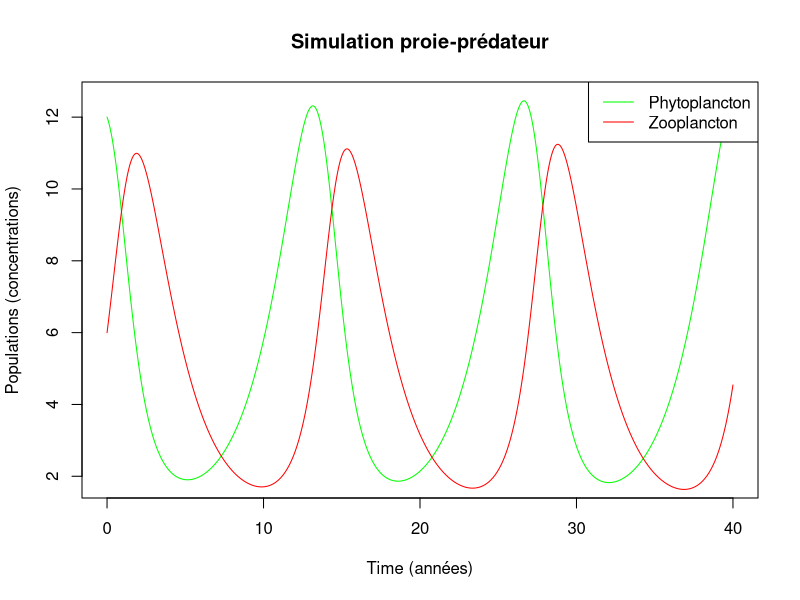
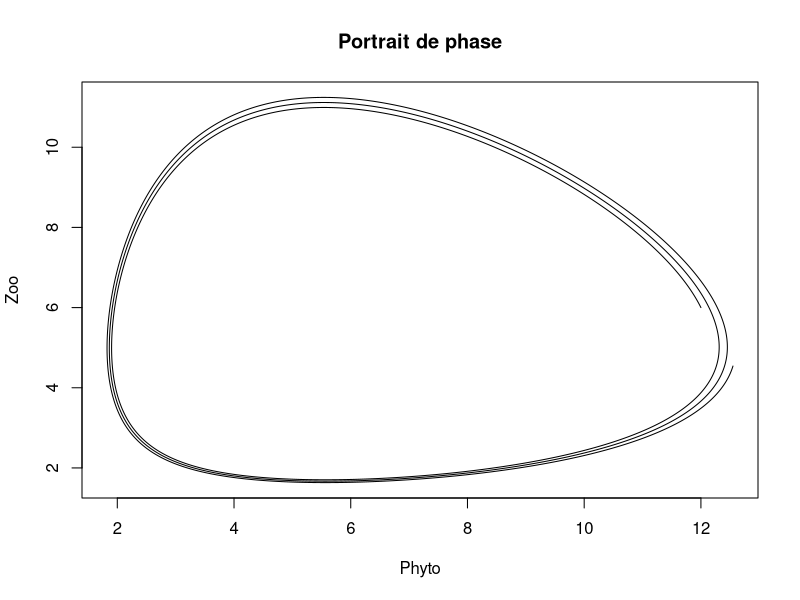
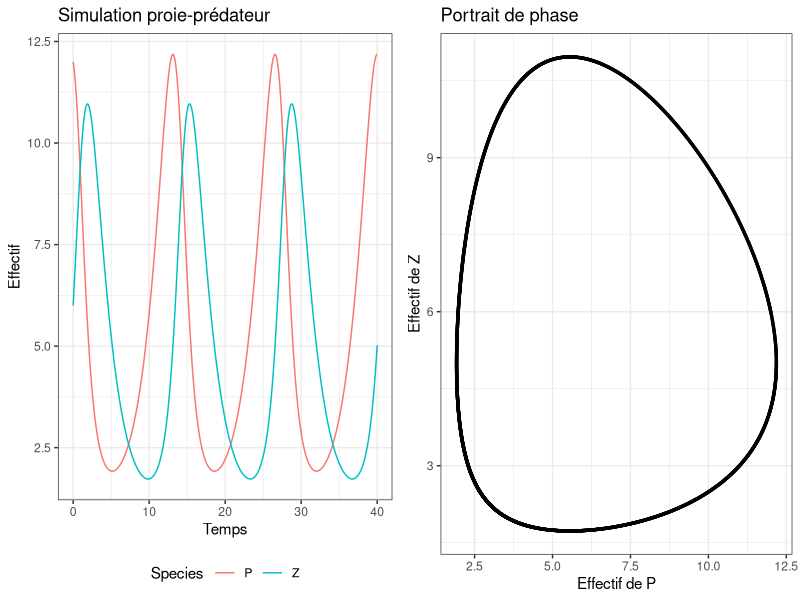
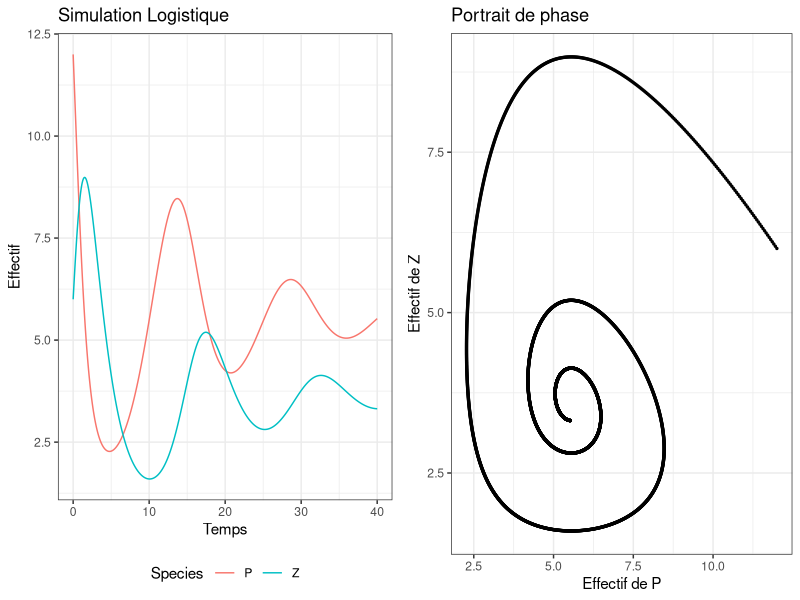
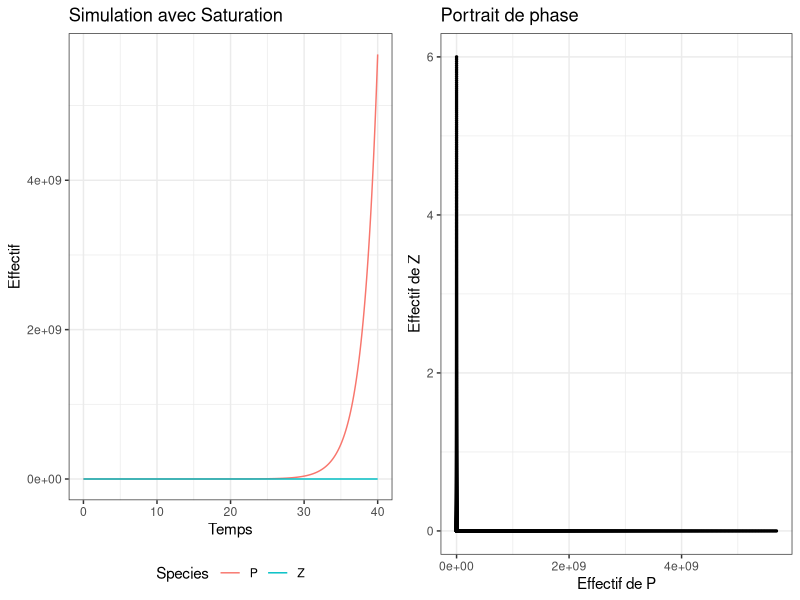
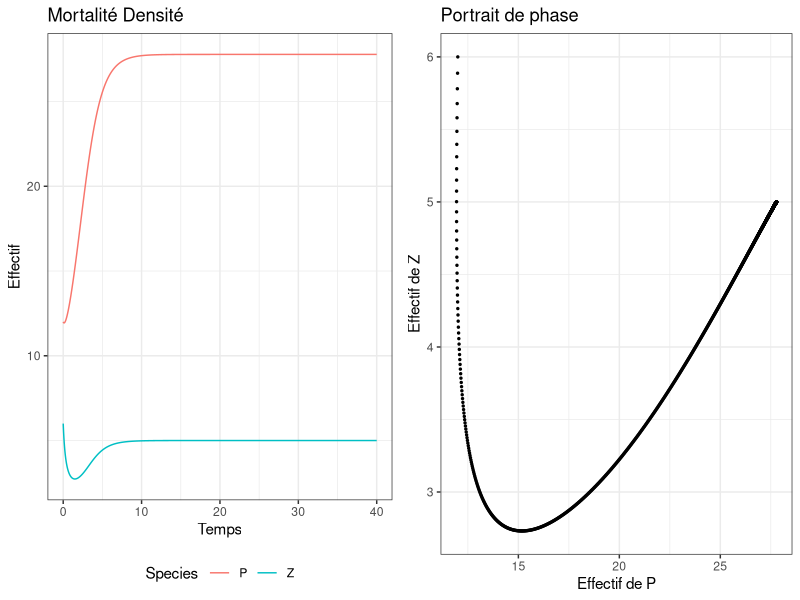
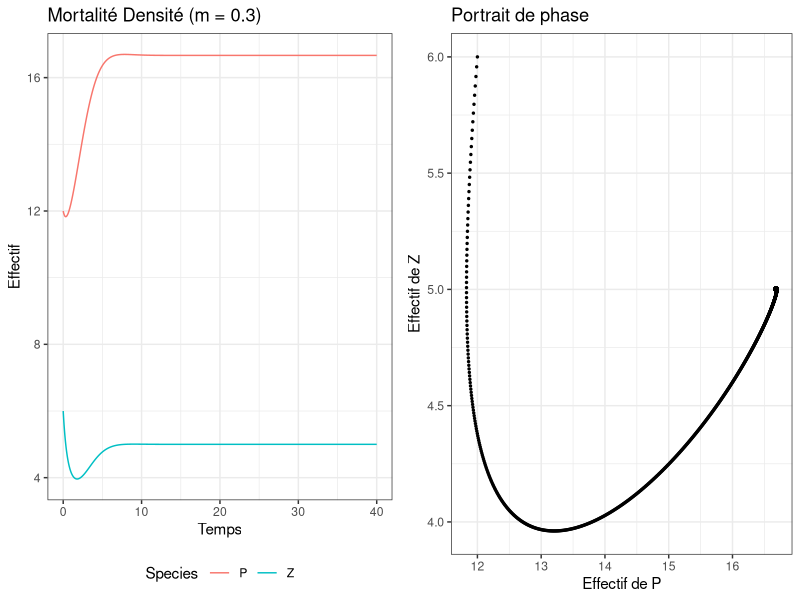

Source code (R) for these figures, in order:
## ---- chunk 1
# Defining the model parameters
r <- 0.5  # growth rate of the phytoplankton (d-1)
a <- 0.1  # predation rate of the zooplankton feeding on phytoplankton (d-1m3gC-1)
e <- 0.9  # efficiency of the predation (unitless)
m <- 0.5  # mortality rate of zooplankton (d-1)

# Declaring the model time steps

t0 <- 0   #initial time
dt <- 0.01 # time step
tf <- 40  #final time
times <- seq(from=t0, to=tf, by=dt) # time vector
n <- length(times) # size of the time vector: we will use C later

paste("Length of times:", n)

# Declaring the vector for the concentrations of phyto and zoo
mespop <- matrix(0, nrow = 2, ncol = n)

# Declaring the initial values for the phyto and the zoo
mespop[1,1] <- 12  # Initial density of phytoplankton (gC/m3)
mespop[2,1] <- 6   # Initial density of zooplankton (gC/m3)
## ---- chunk 2
for (i in 2:n) {
  P_prev <- mespop[1, i-1]
  Z_prev <- mespop[2, i-1]
  # Populating phytoplankton. P(t) = P(t-1) + dt * dP/dt
  mespop[1, i] = P_prev + dt * (P_prev * r - a * P_prev * Z_prev)
  # Populating zooplankton. Z(t) = Z(t-1) + dt * dZ/dt
  mespop[2, i] = Z_prev + dt * (e * a * P_prev * Z_prev - m * Z_prev)
}
## ---- chunk 3
plot(x = times, y = mespop[1,], type = "l", col = "green", 
     xlab = "Time (années)", ylab = "Populations (concentrations)", main = "Simulation proie-prédateur")
lines(x = times, y = mespop[2,], col = "red")
legend("topright", c("Phytoplancton", "Zooplancton"), lty = 1, col=c("green", "red"))
## ---- chunk 4
plot(x = mespop[1,], y = mespop[2,], type = "l", col = "black", 
     xlab = "Phyto", ylab = "Zoo", main = "Portrait de phase")
## ---- chunk 5
suppressPackageStartupMessages({
  library(deSolve)
  library(ggpubr)
  library(tidyr)
})

parms <- c("r" = r, "a" = a, "e" = e, "m" = m)

PZmod <- function(t, x, parms) {
  with(as.list(c(parms, x)), {
    dP <- r*P - a*P*Z
    dZ <- e*a*P*Z - m*Z
    res <- c(dP, dZ)
    list(res)
  })
}

xstart <- c(P = 12, Z = 6)

out <- lsoda(xstart, times, PZmod, parms)

#' Returns side-by-side proie-prédateur simulation and phase portrait for an lsoda result.
#' @param lsoda_out matrix, lsoda output
#' @param title string, the title for the simulation half of the plot
#' @returns plot
lsoda_plot <- function(lsoda_out, title) {
  
  lsoda_plottable <- lsoda_out |> 
    data.frame() |> 
    pivot_longer(
      P:Z, 
      names_to = "species", 
      values_to = "effectif"
    )
  
  # Plot 1: Simulation prey-predator as a function of time
  sim <- ggplot(lsoda_plottable, aes( x = time, y = effectif, col = species)) +
    geom_line() + 
    labs(x = "Temps", y = "Effectif", col = "Species", title = title) +  
    theme_bw() + 
    theme(legend.position = "bottom") 
  
  # Plot 2: Phase portrait
  phase <- ggplot(lsoda_out, aes(x=P, y=Z)) +
    geom_point(cex=0.5) +
    labs(x = "Effectif de P", y = "Effectif de Z", title = "Portrait de phase") + 
    theme_bw()
  
  ggpubr::ggarrange(sim, phase, ncol=2)
}

lsoda_plot(out, "Simulation proie-prédateur")
## ---- chunk 6
parms_log <- c("r" = 0.5, "k"=20, "a" = .1, "e" = .9, "m" = .5)

PZmod_logistique <- function(t, x, parms) {
  with(as.list(c(parms, x)), {
    # Croissance logistic rP(1-P/k), ou k = capacité limité
    dP <- r*P*(1 - P/k) - a*Z*P
    dZ <- e*a*P*Z - m*Z
    res <- c(dP, dZ)
    list(res)
  })
}

out_log <- lsoda(xstart, times, PZmod_logistique, parms_log)

lsoda_plot(out_log, "Simulation Logistique")
## ---- chunk 7
parms_satpop <- c("r" = 0.5, "k"=20, "a" = .1, "e" = .9, "m" = .5)

PZmod_satpop <- function(t, x, parms) {
  with(as.list(c(parms, x)), {
    # type 2 response P/(k + P)
    dP <- r*P - e*a*(P/(k + P))*Z
    dZ <- e*a*(P/(k + P))*Z - m*Z
    res <- c(dP, dZ)
    list(res)
  })
}

out_satpop <- lsoda(xstart, times, PZmod_satpop, parms_satpop)

lsoda_plot(out_satpop, "Simulation avec Saturation")
## ---- chunk 8
parms_mordens <- c("r" = 0.5, "c" = 0.5, "a" = .1, "e" = .9, "m" = .5)

PZmod_mordens <- function(t, x, parms) {
  with(as.list(c(parms, x)), {
    dP <- r*P - a*P*Z
    # Altered mortality, replacement with m(Z^2)
    dZ <- e*a*P*Z - m*(Z**2)
    res <- c(dP, dZ)
    list(res)
  })
}

out_mordens <- lsoda(xstart, times, PZmod_mordens, parms)

lsoda_plot(out_mordens, "Mortalité Densité")
## ---- chunk 9
parms_mordens_m3 <- c("r" = 0.5, "a" = .1, "e" = .9, "m" = .3)

out_log <- lsoda(xstart, times, PZmod_mordens, parms_mordens_m3)

lsoda_plot(out_log, "Mortalité Densité (m = 0.3)")
## ---- chunk 10
#' Returns proie-prédateur simulation and phase portraits for an lsoda result for P, Z, and Fi.
#' @param lsoda_out matrix, lsoda output
#' @param title string, the title for the simulation plot
#' @returns list of plots
lsoda_plot_pzf <- function(lsoda_out, title) {
  
  lsoda_plottable <- lsoda_out |> 
    data.frame() |> 
    pivot_longer(
      P:Fi, # change to select from P to Fi rather than P to Z
      names_to = "species", 
      values_to = "effectif"
    )
  
  # Plot 1: Simulation prey-predator as a function of time
  # No change !
  simulation <- ggplot(lsoda_plottable, 
                aes(
                  x = time, 
                  y = effectif, 
                  col = species) 
                ) +
    geom_line() + 
    labs(x = "Temps", y = "Effectif", col = "Species", 
         title = title) +  
    theme_bw() + 
    theme(legend.position = "bottom") 
  
  # Plot 2: Phase portrait of Phytoplankton vs. Zooplankton
  # Also no change !
  phasePZ <- ggplot(lsoda_out, 
                  aes(
                    x = P, 
                    y = Z) 
                  ) +
    geom_point(cex=0.5) + 
    labs(x = "Effectif de P", y = "Effectif de Z", title = "Portrait de phase") + 
    theme_bw()
  
  # Plot 3: Phase portrait of Zooplankton vs. Fish (New)
  # basically the same as plot 2, we just change the axes a bit
  phaseZFi <- ggplot(lsoda_out, 
                  aes(
                    x = Z, 
                    y = Fi) 
                  ) +
    geom_point(cex=0.5) + 
    labs(x = "Effectif de Z", y = "Effectif de Fi", title = "Portrait de phase") + 
    theme_bw()
  
  # With 3 plots, arranging them side by side would be hard to read
  # I'm instead just going to return a list of all the plots
  # giving them names is entirely optional
  c("Simulation" = simulation, "PhasePZ" = phasePZ, "PhaseZFi" = phaseZFi)
}
## ---- chunk 11
parms_pzf <- c("r" = .7, "az" = 0.35, "af" = 0.3, "ez" = 0.5, "ef" = 0.8, "m" = 0.4)

PZFimod <- function(t, x, parms) {
  with(as.list(c(parms, x)), {
    dP <- r*P - az*P*Z
    dZ <- ez*az*P*Z - af*Z*Fi
    dFi <- ef*af*Z*Fi - m*Fi
    res <- c(dP, dZ, dFi)
    list(res)
  })
}

xstart_pzf <- c(P = 12, Z = 6, Fi = 3)

out_pzf <- lsoda(xstart_pzf, times, PZFimod, parms_pzf)

# test it out
lsoda_plot_pzf(out_pzf, "Simulation PZF")
## ---- chunk 12
PZFimod_quad <- function(t, x, parms) {
  with(as.list(c(parms, x)), {
    dP <- r*P - az*P*Z
    dZ <- ez*az*P*Z - af*Z*Fi
    dFi <- ef*af*Z*Fi - m*(Fi^2) # quadratic mortality
    res <- c(dP, dZ, dFi)
    list(res)
  })
}

out_pzf_quad <- lsoda(xstart_pzf, times, PZFimod_quad, parms_pzf)

plot_res <- lsoda_plot_pzf(out_pzf_quad, "Simulation PZF - Mortalité quadratique")
# i only wanna see the simulation plot
plot_res$Simulation
